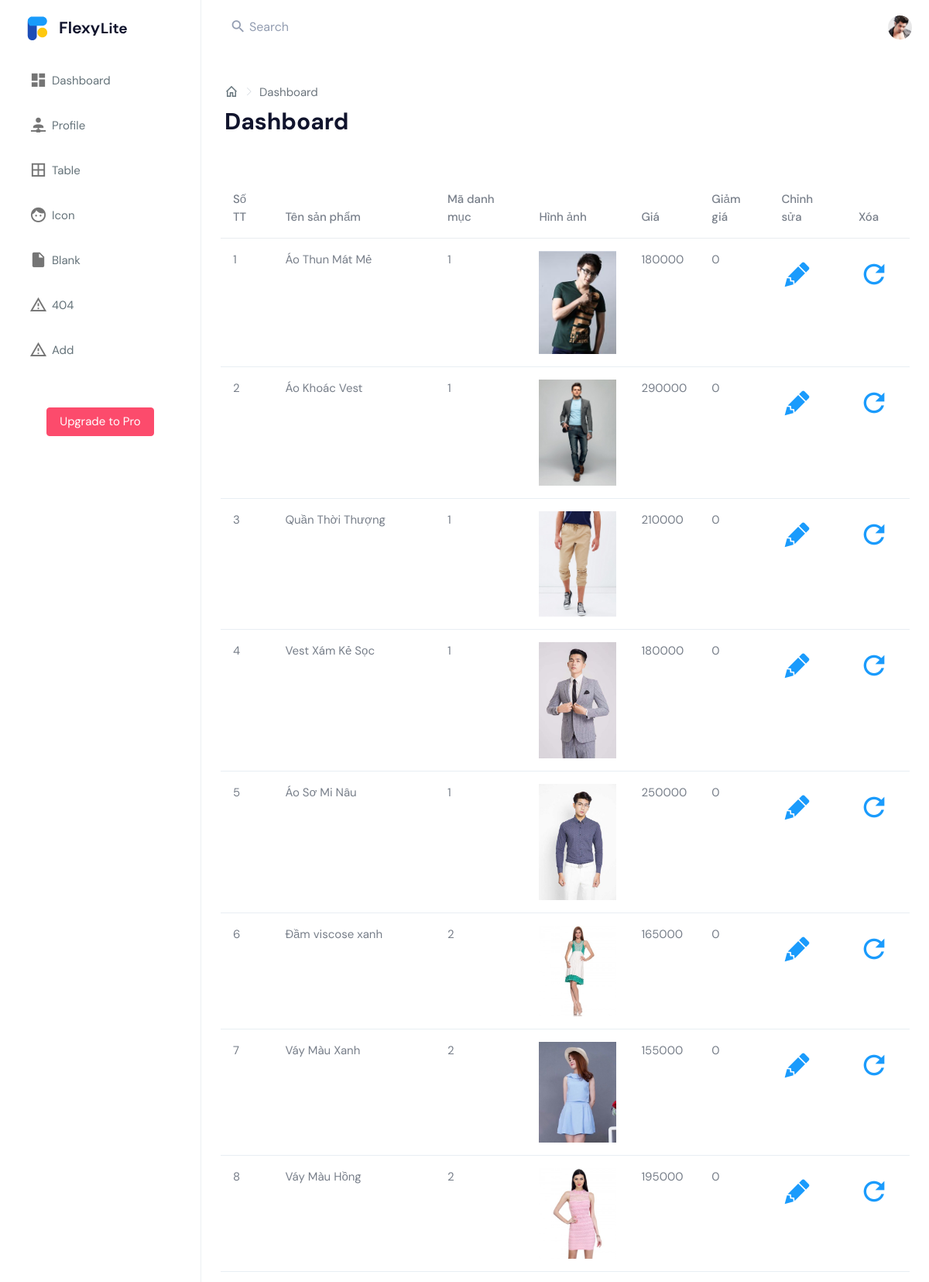
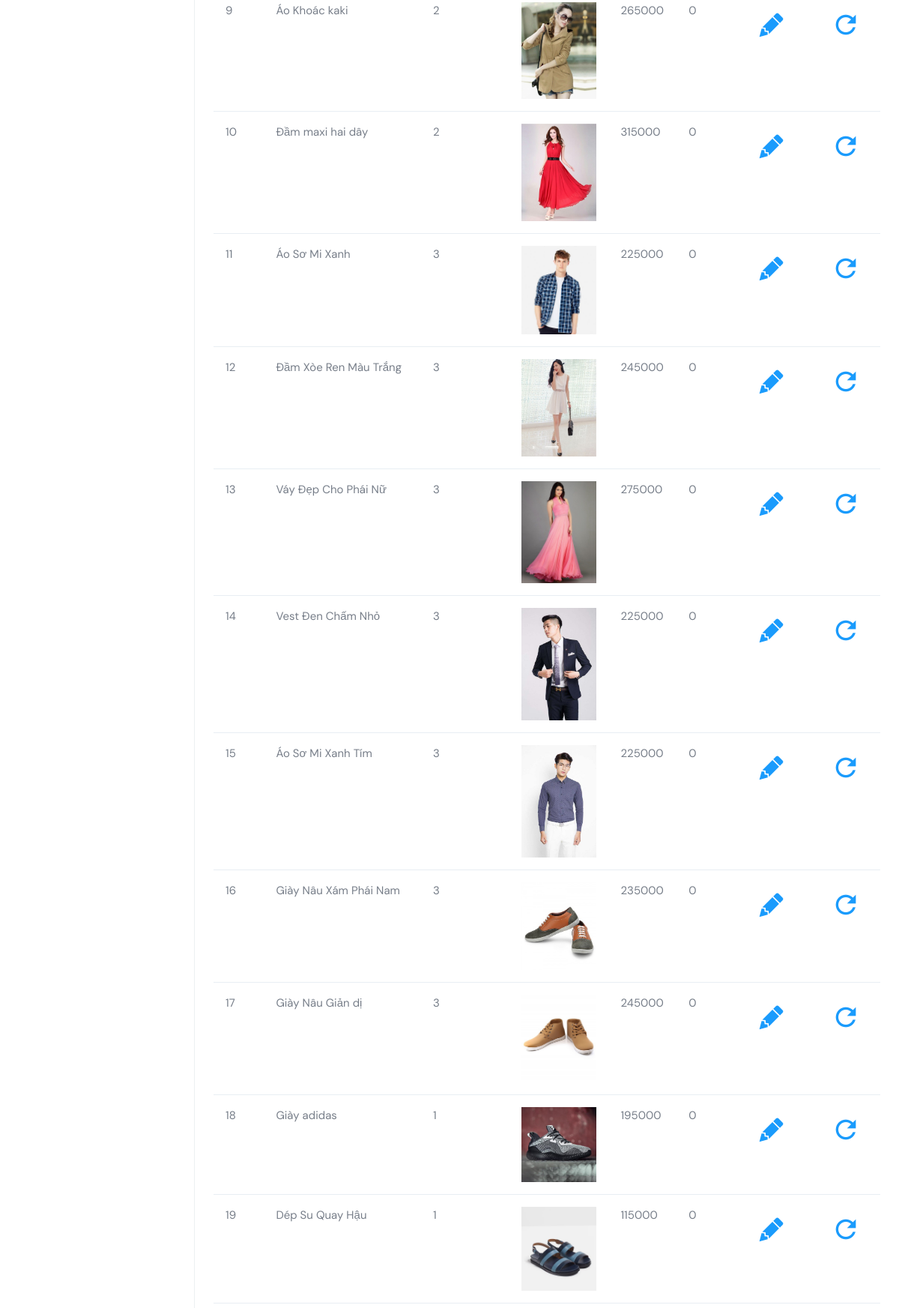
The page / (upper part) on the database its author committed (2 pictures, top to bottom).
### tables this page shows
CREATE TABLE `products` (
  `id` int(11) NOT NULL,
  `name` varchar(255) NOT NULL,
  `category_id` int(11) NOT NULL,
  `image` varchar(255) NOT NULL,
  `description` text NOT NULL,
  `price` float NOT NULL,
  `saleprice` float NOT NULL,
  `created` date NOT NULL,
  `quantity` int(11) NOT NULL,
  `keyword` varchar(45) DEFAULT NULL,
  `status` int(11) DEFAULT NULL
);

### php/Class_database.php (the view, shortened to what this page needs)
<?php
class database
{
    var $_sql = '';
    var $_connection = null;
    var $_host = "localhost";
    var $_user = "root";
    var $_pass = "";
    function __construct()
    {
        $this->_connection = @mysqli_connect($this->_host, $this->_user, $this->_pass);
        $db = 'fashion_mylishop';
    }
    function setQuery($sql)
    {
        $this->_sql = $sql;
    }
    function loadAllRow()
    {
        if (!($cur = $this->query()))
            return null;
        while ($row = mysqli_fetch_assoc($cur)) {
            $array[] = $row;
        }
        return $array;
    }
    function query()
    {
        $this->_cursor = mysqli_query($this->_connection, $this->_sql);
        return $this->_cursor;
    }
}
class Process_product extends database
{
    function Get_list($sql)
    {
        $data = new database();
        $data->setQuery($sql);
        $result = $data->LoadAllRow();
        return $result;
    }
    function Print()
    {
        $arr = $this->Get_list('SELECT * from products');
        if ($arr <> 0) {
            foreach ($arr as $product) {
                if ($product['image'] == null || $product['image'] == "") $product["image"] = '';
                else  $product["image"] = '../' .  $product["image"];
                echo '
                                <tr>
                                    <td>' . $product['id'] . '</td>
                                    <td>' . $product['name'] . '</td>
                                    <td>' . $product['category_id'] . '</td>
                                    <td><img  width= "100px" src="' . $product['image'] . '" alt=""></td>
                                    <td>' . $product['price'] . '</td>
                                    <td>' . $product['saleprice'] . '</td>
                                    <td><a href="./add-product.php?id=' . $product['id'] . '"><i class="m-r-10 mdi mdi-lead-pencil"></i></a></td>
                                    <td> <a href="../php/delete.php?id=' . $product['id'] . '"><i class="m-r-10 mdi mdi-refresh"></i></a> </td>
                                </tr>
                             ';
            }
        } else {
            echo "Nothing to show";
        }
    }
}

### html/index.php (shortened to what this page needs)
<!DOCTYPE html>
<html dir="ltr" lang="en">
<?php
include "../html/Create_object.php";
?>
<head>
    <link href="../assets/libs/chartist/dist/chartist.min.css" rel="stylesheet">
    <link href="../assets/libs/chartist-plugin-tooltips/dist/chartist-plugin-tooltip.css" rel="stylesheet">
    <link href="../dist/css/style.min.css" rel="stylesheet">
    <link rel="stylesheet" href="../dist/css/style_handle.css">
</head>
<body>
    <div id="main-wrapper" data-layout="vertical" data-navbarbg="skin5" data-sidebartype="full"
        data-sidebar-position="absolute" data-header-position="absolute" data-boxed-layout="full">
        <header class="topbar" data-navbarbg="skin6">
            <nav class="navbar top-navbar navbar-expand-md navbar-light">
                <div class="navbar-header" data-logobg="skin6">
                    <a class="navbar-brand" href="index.html">
                        <b class="logo-icon">
                            <img src="../assets/images/logo-icon.png" alt="homepage" class="dark-logo" />
                        </b>
                        <span class="logo-text">
                            <img src="../assets/images/logo-text.png" alt="homepage" class="dark-logo" />
                        </span>
                    </a>
                </div>
                <div class="navbar-collapse collapse" id="navbarSupportedContent" data-navbarbg="skin5">
                    <ul class="navbar-nav float-start me-auto">
                        <li class="nav-item search-box"> <a class="nav-link waves-effect waves-dark"
                                href="javascript:void(0)"><i class="mdi mdi-magnify me-1"></i> <span
                                    class="font-16">Search</span></a>
                        </li>
                    </ul>
                    <ul class="navbar-nav float-end">
                        <li class="nav-item dropdown">
                            <a class="nav-link dropdown-toggle text-muted waves-effect waves-dark pro-pic" href="#"
                                id="navbarDropdown" role="button" data-bs-toggle="dropdown" aria-expanded="false">
                                <img src="../assets/images/users/profile.png" alt="user" class="rounded-circle"
                                    width="31">
                            </a>
                        </li>
                    </ul>
                </div>
            </nav>
        </header>
        <aside class="left-sidebar" data-sidebarbg="skin6">
            <div class="scroll-sidebar">
                <nav class="sidebar-nav">
                    <ul id="sidebarnav">
                        <li class="sidebar-item"> <a class="sidebar-link waves-effect waves-dark sidebar-link"
                                href="index.html" aria-expanded="false"><i class="mdi mdi-view-dashboard"></i><span
                                    class="hide-menu">Dashboard</span></a></li>
                        <li class="sidebar-item"> <a class="sidebar-link waves-effect waves-dark sidebar-link"
                                href="pages-profile.html" aria-expanded="false"><i
                                    class="mdi mdi-account-network"></i><span class="hide-menu">Profile</span></a></li>
                        <li class="sidebar-item"> <a class="sidebar-link waves-effect waves-dark sidebar-link"
                                href="table-basic.html" aria-expanded="false"><i class="mdi mdi-border-all"></i><span
                                    class="hide-menu">Table</span></a></li>
                        <li class="sidebar-item"> <a class="sidebar-link waves-effect waves-dark sidebar-link"
                                href="icon-material.html" aria-expanded="false"><i class="mdi mdi-face"></i><span
                                    class="hide-menu">Icon</span></a></li>
                        <li class="sidebar-item"> <a class="sidebar-link waves-effect waves-dark sidebar-link"
                                href="starter-kit.html" aria-expanded="false"><i class="mdi mdi-file"></i><span
                                    class="hide-menu">Blank</span></a></li>
                        <li class="sidebar-item"> <a class="sidebar-link waves-effect waves-dark sidebar-link"
                                href="error-404.html" aria-expanded="false"><i class="mdi mdi-alert-outline"></i><span
                                    class="hide-menu">404</span></a></li>
                        <li class="sidebar-item"> <a class="sidebar-link waves-effect waves-dark sidebar-link"
                                href="add-product.php?id=-1" aria-expanded="false"><i
                                    class="mdi mdi-alert-outline"></i><span class="hide-menu">Add</span></a></li>
                        <li class="text-center p-40 upgrade-btn">
                            <a href="https://www.wrappixel.com/templates/flexy-bootstrap-admin-template/"
                                class="btn d-block w-100 btn-danger text-white" target="_blank">Upgrade to Pro</a>
                        </li>
                    </ul>
                </nav>
            </div>
        </aside>
        <div class="page-wrapper">
            <div class="page-breadcrumb">
                <div class="row align-items-center">
                    <div class="col-6">
                        <nav aria-label="breadcrumb">
                            <ol class="breadcrumb mb-0 d-flex align-items-center">
                                <li class="breadcrumb-item"><a href="index.html" class="link"><i
                                            class="mdi mdi-home-outline fs-4"></i></a></li>
                                <li class="breadcrumb-item active" aria-current="page">Dashboard</li>
                            </ol>
                        </nav>
                        <h1 class="mb-0 fw-bold">Dashboard</h1>
                    </div>
                </div>
            </div>
            <div class="container-fluid">
                <table class="table">
                    <thead>
                        <tr>
                            <th>Số TT</th>
                            <th>Tên sản phẩm</th>
                            <th>Mã danh mục</th>
                            <th>Hình ảnh</th>
                            <th>Giá</th>
                            <th>Giảm giá</th>
                            <th>Chỉnh sửa</th>
                            <th>Xóa</th>
                        </tr>
                    </thead>
                    <tbody>
                        <?php
                        $Process->Print();
                        ?>
                    </tbody>
                </table>
            </div>
        </div>
    </div>
</body>
</html>

### rows shown on the page
products: id "1", name "Áo Thun Mát Mẻ", category "1", shows a picture, price "180000", saleprice "0"
products: id "2", name "Áo Khoác Vest", category "1", shows a picture, price "290000", saleprice "0"
products: id "3", name "Quần Thời Thượng", category "1", shows a picture, price "210000", saleprice "0"
products: id "4", name "Vest Xám Kẻ Sọc", category "1", shows a picture, price "180000", saleprice "0"
products: id "5", name "Áo Sơ Mi Nâu", category "1", price "250000", saleprice "0"
products: id "6", name "Đầm viscose xanh", category "2", shows a picture, price "165000", saleprice "0"
products: id "7", name "Váy Màu Xanh", category "2", shows a picture, price "155000", saleprice "0"
products: id "8", name "Váy Màu Hồng", category "2", shows a picture, price "195000", saleprice "0"
products: id "9", name "Áo Khoác kaki", category "2", shows a picture, price "265000", saleprice "0"
products: id "10", name "Đầm maxi hai dây", category "2", shows a picture, price "315000", saleprice "0"
products: id "11", name "Áo Sơ Mi Xanh", category "3", shows a picture, price "225000", saleprice "0"
products: id "12", name "Đầm Xòe Ren Màu Trắng", category "3", shows a picture, price "245000", saleprice "0"
products: id "13", name "Váy Đẹp Cho Phái Nữ", category "3", shows a picture, price "275000", saleprice "0"
products: id "14", name "Vest Đen Chấm Nhỏ", category "3", shows a picture, price "225000", saleprice "0"
products: id "15", name "Áo Sơ Mi Xanh Tím", category "3", price "225000", saleprice "0"
products: id "16", name "Giày Nâu Xám Phái Nam", category "3", shows a picture, price "235000", saleprice "0"
products: id "17", name "Giày Nâu Giản dị", category "3", shows a picture, price "245000", saleprice "0"
products: id "18", name "Giày adidas", category "1", shows a picture, price "195000", saleprice "0"
products: id "19", name "Dép Su Quay Hậu", category "1", shows a picture, price "115000", saleprice "0"
